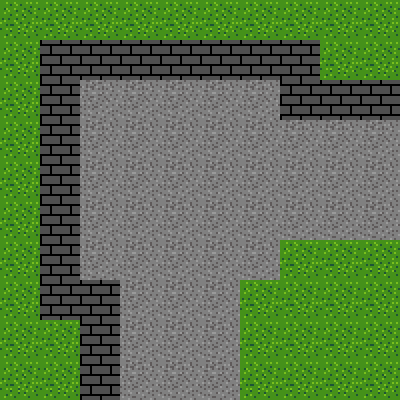

A 2D game scene composited from a Tiled map and its tileset images. What follows is a short description and the map's XML, with every tile layer's data as written:
An orthogonal 10x10 tile map with 40x40 px tiles, 2 tile layers (Terrain, Features) and 1 object (Point).

<map version="1.5" tiledversion="1.7.2" orientation="orthogonal" renderorder="right-down" width="10" height="10" tilewidth="40" tileheight="40" infinite="0" nextlayerid="7" nextobjectid="37">
 <editorsettings>
  <export target="test.json" format="json" />
 </editorsettings>
 <tileset firstgid="1" source="test.tsx" />
 <objectgroup id="5" name="Objects">
  <object id="36" name="origin" type="Point" x="40" y="320" />
 </objectgroup>
 <layer id="1" name="Terrain" width="10" height="10">
  <data encoding="csv">
8,8,8,8,8,8,8,8,8,8,
8,3,3,3,3,3,3,3,8,8,
8,3,10,10,10,10,10,3,3,3,
8,3,10,10,10,10,10,10,10,10,
8,3,10,10,10,10,10,10,10,10,
8,3,10,10,10,10,10,10,10,10,
8,3,10,10,10,10,10,8,8,8,
8,3,3,10,10,10,8,8,8,8,
8,8,3,10,10,10,8,8,8,8,
8,8,3,10,10,10,8,8,8,8
</data>
 </layer>
 <layer id="2" name="Features" width="10" height="10">
  <data encoding="csv">
0,0,0,0,0,0,0,0,0,0,
0,0,0,0,0,0,0,0,0,0,
0,0,0,0,0,0,0,0,0,0,
0,0,0,0,0,0,0,0,0,0,
0,0,0,0,0,0,0,0,0,0,
0,0,0,0,0,0,0,0,0,0,
0,0,0,0,0,0,0,0,0,0,
0,0,0,0,0,0,0,0,0,0,
0,0,0,0,0,0,0,0,0,0,
0,0,0,0,0,0,0,0,0,0
</data>
 </layer>
</map>
